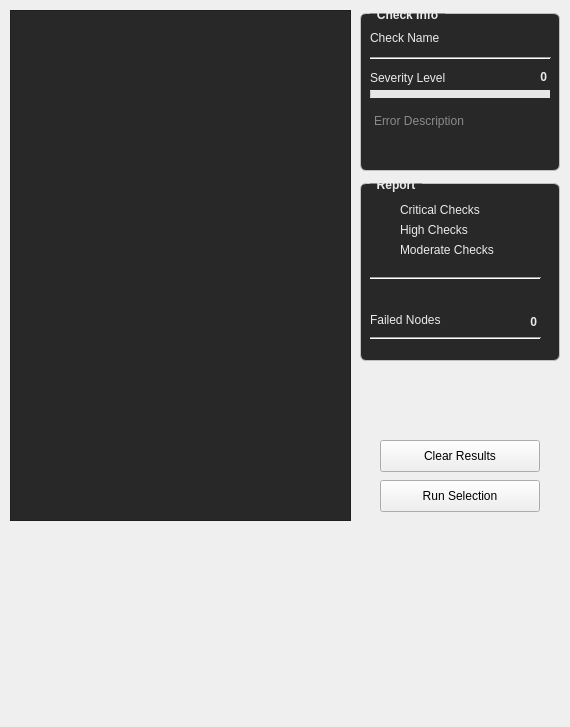
<?xml version="1.0" encoding="UTF-8"?>
<ui version="4.0">
 <class>arcane2_sanityChecker</class>
 <widget class="QMainWindow" name="arcane2_sanityChecker">
  <property name="windowModality">
   <enum>Qt::NonModal</enum>
  </property>
  <property name="geometry">
   <rect>
    <x>0</x>
    <y>0</y>
    <width>570</width>
    <height>727</height>
   </rect>
  </property>
  <property name="minimumSize">
   <size>
    <width>570</width>
    <height>727</height>
   </size>
  </property>
  <property name="maximumSize">
   <size>
    <width>570</width>
    <height>727</height>
   </size>
  </property>
  <property name="font">
   <font>
    <family>Segoe UI</family>
   </font>
  </property>
  <property name="windowTitle">
   <string>MainWindow</string>
  </property>
  <widget class="QWidget" name="centralwidget">
   <widget class="QTreeWidget" name="main_tree">
    <property name="geometry">
     <rect>
      <x>10</x>
      <y>10</y>
      <width>341</width>
      <height>511</height>
     </rect>
    </property>
    <property name="styleSheet">
     <string notr="true">background-color: rgb(40, 40, 40);
color: rgb(235, 235, 235);</string>
    </property>
    <attribute name="headerVisible">
     <bool>false</bool>
    </attribute>
    <column>
     <property name="text">
      <string>---</string>
     </property>
    </column>
   </widget>
   <widget class="QWidget" name="verticalLayoutWidget">
    <property name="geometry">
     <rect>
      <x>10</x>
      <y>530</y>
      <width>551</width>
      <height>191</height>
     </rect>
    </property>
    <layout class="QVBoxLayout" name="log_layout"/>
   </widget>
   <widget class="QGroupBox" name="grp_infobox">
    <property name="geometry">
     <rect>
      <x>360</x>
      <y>10</y>
      <width>200</width>
      <height>161</height>
     </rect>
    </property>
    <property name="font">
     <font>
      <family>Segoe UI</family>
      <weight>75</weight>
      <italic>false</italic>
      <bold>true</bold>
     </font>
    </property>
    <property name="styleSheet">
     <string notr="true">    QGroupBox {
        font: bold;
        border: 1px solid silver;
        border-radius: 6px;
        margin-top: 3px;
    	color: rgb(235,235,235);
        background: rgb(40, 40, 40);
    }
    QGroupBox:title {
        subcontrol-origin: margin;
        left: 10px;
        padding: -5px 5px 0px 5px;
    }</string>
    </property>
    <property name="title">
     <string>Check Info</string>
    </property>
    <widget class="QLabel" name="lbl_check_name">
     <property name="geometry">
      <rect>
       <x>10</x>
       <y>20</y>
       <width>171</width>
       <height>16</height>
      </rect>
     </property>
     <property name="font">
      <font>
       <family>Segoe UI</family>
      </font>
     </property>
     <property name="styleSheet">
      <string notr="true">color: rgb(235, 235, 235);</string>
     </property>
     <property name="text">
      <string>Check Name</string>
     </property>
    </widget>
    <widget class="QLabel" name="lbl_check_level">
     <property name="geometry">
      <rect>
       <x>140</x>
       <y>60</y>
       <width>47</width>
       <height>13</height>
      </rect>
     </property>
     <property name="font">
      <font>
       <family>Segoe UI</family>
       <weight>75</weight>
       <bold>true</bold>
      </font>
     </property>
     <property name="styleSheet">
      <string notr="true">color: rgb(235, 235, 235);</string>
     </property>
     <property name="text">
      <string>0</string>
     </property>
     <property name="alignment">
      <set>Qt::AlignRight|Qt::AlignTrailing|Qt::AlignVCenter</set>
     </property>
    </widget>
    <widget class="QLabel" name="lbl_title_level">
     <property name="geometry">
      <rect>
       <x>10</x>
       <y>60</y>
       <width>91</width>
       <height>16</height>
      </rect>
     </property>
     <property name="font">
      <font>
       <family>Segoe UI</family>
      </font>
     </property>
     <property name="styleSheet">
      <string notr="true">color: rgb(235, 235, 235);</string>
     </property>
     <property name="text">
      <string>Severity Level</string>
     </property>
    </widget>
    <widget class="Line" name="line">
     <property name="geometry">
      <rect>
       <x>10</x>
       <y>40</y>
       <width>181</width>
       <height>16</height>
      </rect>
     </property>
     <property name="orientation">
      <enum>Qt::Horizontal</enum>
     </property>
    </widget>
    <widget class="QTextEdit" name="te_error_description">
     <property name="geometry">
      <rect>
       <x>10</x>
       <y>100</y>
       <width>181</width>
       <height>41</height>
      </rect>
     </property>
     <property name="styleSheet">
      <string notr="true">background-color: rgb(40, 40, 40); 
color: rgb(235, 235, 235);</string>
     </property>
     <property name="frameShape">
      <enum>QFrame::NoFrame</enum>
     </property>
     <property name="frameShadow">
      <enum>QFrame::Plain</enum>
     </property>
     <property name="lineWidth">
      <number>1</number>
     </property>
     <property name="verticalScrollBarPolicy">
      <enum>Qt::ScrollBarAlwaysOff</enum>
     </property>
     <property name="horizontalScrollBarPolicy">
      <enum>Qt::ScrollBarAlwaysOff</enum>
     </property>
     <property name="readOnly">
      <bool>true</bool>
     </property>
     <property name="html">
      <string>&lt;!DOCTYPE HTML PUBLIC &quot;-//W3C//DTD HTML 4.0//EN&quot; &quot;http://www.w3.org/TR/REC-html40/strict.dtd&quot;&gt;
&lt;html&gt;&lt;head&gt;&lt;meta name=&quot;qrichtext&quot; content=&quot;1&quot; /&gt;&lt;style type=&quot;text/css&quot;&gt;
p, li { white-space: pre-wrap; }
&lt;/style&gt;&lt;/head&gt;&lt;body style=&quot; font-family:'MS Shell Dlg 2'; font-size:8.25pt; font-weight:400; font-style:normal;&quot;&gt;
&lt;p style=&quot;-qt-paragraph-type:empty; margin-top:0px; margin-bottom:0px; margin-left:0px; margin-right:0px; -qt-block-indent:0; text-indent:0px;&quot;&gt;&lt;br /&gt;&lt;/p&gt;&lt;/body&gt;&lt;/html&gt;</string>
     </property>
     <property name="textInteractionFlags">
      <set>Qt::NoTextInteraction</set>
     </property>
     <property name="placeholderText">
      <string>Error Description</string>
     </property>
    </widget>
    <widget class="QProgressBar" name="pb_error_level">
     <property name="geometry">
      <rect>
       <x>10</x>
       <y>80</y>
       <width>180</width>
       <height>8</height>
      </rect>
     </property>
     <property name="font">
      <font>
       <family>Segoe UI</family>
      </font>
     </property>
     <property name="styleSheet">
      <string notr="true">background: rgb(230, 230, 230);
border-style: none;
text-align: center;
color: rgb(0, 0, 0);</string>
     </property>
     <property name="value">
      <number>0</number>
     </property>
     <property name="alignment">
      <set>Qt::AlignCenter</set>
     </property>
     <property name="textVisible">
      <bool>false</bool>
     </property>
     <property name="format">
      <string>%v</string>
     </property>
    </widget>
   </widget>
   <widget class="QGroupBox" name="grp_category">
    <property name="geometry">
     <rect>
      <x>360</x>
      <y>180</y>
      <width>200</width>
      <height>181</height>
     </rect>
    </property>
    <property name="font">
     <font>
      <family>Segoe UI</family>
      <weight>75</weight>
      <italic>false</italic>
      <bold>true</bold>
     </font>
    </property>
    <property name="styleSheet">
     <string notr="true">    QGroupBox {
        font: bold;
        border: 1px solid silver;
        border-radius: 6px;
        margin-top: 3px;
    	color: rgb(235,235,235);
        background: rgb(40, 40, 40);
    }
    QGroupBox:title {
        subcontrol-origin: margin;
        left: 10px;
        padding: -5px 5px 0px 5px;
    }</string>
    </property>
    <property name="title">
     <string>Report</string>
    </property>
    <widget class="Line" name="line_2">
     <property name="geometry">
      <rect>
       <x>10</x>
       <y>90</y>
       <width>171</width>
       <height>16</height>
      </rect>
     </property>
     <property name="orientation">
      <enum>Qt::Horizontal</enum>
     </property>
    </widget>
    <widget class="QLabel" name="lbl_icon_1">
     <property name="geometry">
      <rect>
       <x>10</x>
       <y>20</y>
       <width>24</width>
       <height>24</height>
      </rect>
     </property>
     <property name="text">
      <string/>
     </property>
     <property name="scaledContents">
      <bool>true</bool>
     </property>
     <property name="alignment">
      <set>Qt::AlignCenter</set>
     </property>
    </widget>
    <widget class="QLabel" name="lbl_icon_2">
     <property name="geometry">
      <rect>
       <x>10</x>
       <y>40</y>
       <width>24</width>
       <height>24</height>
      </rect>
     </property>
     <property name="text">
      <string/>
     </property>
     <property name="scaledContents">
      <bool>true</bool>
     </property>
     <property name="alignment">
      <set>Qt::AlignCenter</set>
     </property>
    </widget>
    <widget class="QLabel" name="lbl_icon_3">
     <property name="geometry">
      <rect>
       <x>10</x>
       <y>60</y>
       <width>24</width>
       <height>24</height>
      </rect>
     </property>
     <property name="text">
      <string/>
     </property>
     <property name="scaledContents">
      <bool>true</bool>
     </property>
     <property name="alignment">
      <set>Qt::AlignCenter</set>
     </property>
    </widget>
    <widget class="QLabel" name="lbl_title_level_3">
     <property name="geometry">
      <rect>
       <x>40</x>
       <y>20</y>
       <width>111</width>
       <height>20</height>
      </rect>
     </property>
     <property name="font">
      <font>
       <family>Segoe UI</family>
      </font>
     </property>
     <property name="styleSheet">
      <string notr="true">color: rgb(235, 235, 235);</string>
     </property>
     <property name="text">
      <string>Critical Checks</string>
     </property>
    </widget>
    <widget class="QLabel" name="lbl_title_level_4">
     <property name="geometry">
      <rect>
       <x>40</x>
       <y>40</y>
       <width>111</width>
       <height>20</height>
      </rect>
     </property>
     <property name="font">
      <font>
       <family>Segoe UI</family>
      </font>
     </property>
     <property name="styleSheet">
      <string notr="true">color: rgb(235, 235, 235);</string>
     </property>
     <property name="text">
      <string>High Checks</string>
     </property>
    </widget>
    <widget class="QLabel" name="lbl_title_level_5">
     <property name="geometry">
      <rect>
       <x>40</x>
       <y>60</y>
       <width>111</width>
       <height>20</height>
      </rect>
     </property>
     <property name="font">
      <font>
       <family>Segoe UI</family>
      </font>
     </property>
     <property name="styleSheet">
      <string notr="true">color: rgb(235, 235, 235);</string>
     </property>
     <property name="text">
      <string>Moderate Checks</string>
     </property>
    </widget>
    <widget class="QLabel" name="lbl_title_failed_nodes">
     <property name="geometry">
      <rect>
       <x>10</x>
       <y>130</y>
       <width>81</width>
       <height>20</height>
      </rect>
     </property>
     <property name="font">
      <font>
       <family>Segoe UI</family>
      </font>
     </property>
     <property name="styleSheet">
      <string notr="true">color: rgb(235, 235, 235);</string>
     </property>
     <property name="text">
      <string>Failed Nodes</string>
     </property>
    </widget>
    <widget class="Line" name="line_3">
     <property name="geometry">
      <rect>
       <x>10</x>
       <y>150</y>
       <width>171</width>
       <height>16</height>
      </rect>
     </property>
     <property name="orientation">
      <enum>Qt::Horizontal</enum>
     </property>
    </widget>
    <widget class="QLabel" name="lbl_failed_nodes">
     <property name="geometry">
      <rect>
       <x>130</x>
       <y>135</y>
       <width>47</width>
       <height>13</height>
      </rect>
     </property>
     <property name="font">
      <font>
       <family>Segoe UI</family>
       <weight>75</weight>
       <bold>true</bold>
      </font>
     </property>
     <property name="styleSheet">
      <string notr="true">color: rgb(235, 235, 235);</string>
     </property>
     <property name="text">
      <string>0</string>
     </property>
     <property name="alignment">
      <set>Qt::AlignRight|Qt::AlignTrailing|Qt::AlignVCenter</set>
     </property>
    </widget>
   </widget>
   <widget class="QPushButton" name="btn_run_selected">
    <property name="geometry">
     <rect>
      <x>380</x>
      <y>480</y>
      <width>160</width>
      <height>32</height>
     </rect>
    </property>
    <property name="font">
     <font>
      <family>Segoe UI</family>
     </font>
    </property>
    <property name="cursor">
     <cursorShape>PointingHandCursor</cursorShape>
    </property>
    <property name="toolTip">
     <string/>
    </property>
    <property name="statusTip">
     <string/>
    </property>
    <property name="autoFillBackground">
     <bool>true</bool>
    </property>
    <property name="text">
     <string>Run Selection</string>
    </property>
    <property name="Iconsize">
     <size>
      <width>32</width>
      <height>32</height>
     </size>
    </property>
   </widget>
   <widget class="QPushButton" name="btn_clear">
    <property name="geometry">
     <rect>
      <x>380</x>
      <y>440</y>
      <width>160</width>
      <height>32</height>
     </rect>
    </property>
    <property name="font">
     <font>
      <family>Segoe UI</family>
     </font>
    </property>
    <property name="cursor">
     <cursorShape>PointingHandCursor</cursorShape>
    </property>
    <property name="toolTip">
     <string/>
    </property>
    <property name="statusTip">
     <string/>
    </property>
    <property name="autoFillBackground">
     <bool>true</bool>
    </property>
    <property name="text">
     <string>Clear Results</string>
    </property>
    <property name="Iconsize">
     <size>
      <width>48</width>
      <height>48</height>
     </size>
    </property>
   </widget>
  </widget>
 </widget>
 <resources/>
 <connections/>
</ui>
